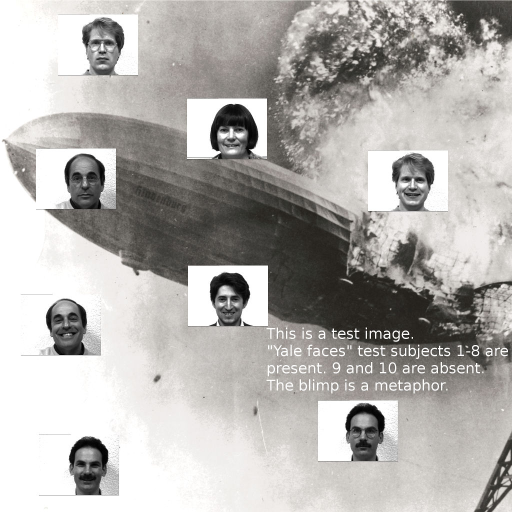
#> input picture data/metaphor.jpg, 1024 x 1024 px (shown at 1/2 size)
$ python crop_images.py data out   (older library calls are emulated)
#> lines starting #> are read from the running program, lines starting #| are printed output that depends on the picture
### fidentify/detector.py
"""Detect and align faces."""

import numpy as np
import cv2

from fidentify.utils import data_path, rgb2grey, crop


"""
The basic structure is based on the github project : https://github.com/roblourens/facealign
All ratio and threshold value refer to paper "New “golden” ratios for facial beauty"

"""
EYEPAIR_RATIO = 2
EYE_MIN_DISTANCE = .35
EYE_MAX_DISTANCE = .5
EYE_MAX_SIZE_DIFFERENCE = 2
EYEPAIR_WIDTH_TO_EYE_WIDTH = .6
FACE_WIDTH_TO_EYE_WIDTH = .4
# Extra pixels to add to input image so that all faces are detected
PAD = 500

# The location of eye on the image
EYE_RATIO_WIDTH = .5
EYE_RATIO_HEIGHT = .3


class FacePipe:
    """FacePipe®: Images Go In, Faces Come Out™"""

    def __init__(self):
        self.face_cascade = cv2.CascadeClassifier(
            data_path('haarcascade_frontalface_default.xml'))
        self.eye_cascade = cv2.CascadeClassifier(
            data_path('haarcascade_eye.xml'))
        self.eye_pair_cascade = cv2.CascadeClassifier(
            data_path('haarcascade_mcs_eyepair_big.xml'))
        self.left_eye_cascade = cv2.CascadeClassifier(
            data_path('haarcascade_lefteye_2splits.xml'))
        self.right_eye_cascade = cv2.CascadeClassifier(
            data_path('haarcascade_righteye_2splits.xml'))
        self.mouth_cascade = cv2.CascadeClassifier(
            data_path('haarcascade_mcs_mouth.xml'))
        self.nose_cascade = cv2.CascadeClassifier(
            data_path('haarcascade_mcs_nose.xml'))

    def enumerate_faces(self, img, resize_wh=128):
        # Padding the image
        img = cv2.copyMakeBorder(
            img, PAD, PAD, PAD, PAD, cv2.BORDER_CONSTANT, value=255)
        grey = rgb2grey(img)

        # Larger faces has higher priority to solve the problem one person
        # detected as two or more faces
        faces = self.face_cascade.detectMultiScale(grey, 1.3, 5)
        faces = sorted(faces, key=lambda tup: tup[2], reverse=True)

        for face in faces:
            aligned_face = self.face_align(grey, face)
            aligned_face = cv2.bilateralFilter(aligned_face, 0, 5, 2)
            equaliser = cv2.createCLAHE(clipLimit=1.5)
            aligned_face = equaliser.apply(aligned_face)
            resized_aligned_face = cv2.resize(
                aligned_face, (resize_wh, resize_wh),
                interpolation=cv2.INTER_CUBIC)
            # remove the PAD pixels we put in around the main image so
            # coordinates are right
            unpad_face = (face[0] - PAD, face[1] - PAD, face[2], face[3])

            # give back position (for plotting) and cropped image
            yield unpad_face, resized_aligned_face

    def face_align(self, img, face):

        image_width = np.size(img, 1)
        image_height = np.size(img, 0)
        (x, y, w, h) = face

        # Get Target eye width
        # EYEW_TARGET_RATIO = .25
        EYEW_TARGET_RATIO = .25
        EYEW_TARGET = h * EYEW_TARGET_RATIO

        # Get target mouth and eye height
        MOUTH_EYE_TARGET_RATIO = .19
        MOUTH_EYE_TARGET = h * MOUTH_EYE_TARGET_RATIO

        # Get target nose and eye height
        NOSE_EYE_TARGET_RATIO = .12
        NOSE_EYE_TARGET = h * NOSE_EYE_TARGET_RATIO

        grey = rgb2grey(img)
        roi_grey = crop(grey, x, y, w, h)

        eye_pair = self._getEyePair(roi_grey)
        lEye, rEye = self._getEyes(roi_grey, face, eye_pair)
        mouth = self._getMouth(roi_grey)
        nose = self._getNose(roi_grey)

        # cv2.rectangle(img, (x, y), (x + w, y + h), (255, 0, 0), 2)


        # If two eyes are detected

        if lEye is not None and rEye is not None:
            eyeAngle = np.degrees(
                np.arctan((rEye.center[1] - lEye.center[1]) / (rEye.center[
                    0] - lEye.center[0])))
            mid_eye = np.mean([lEye.center, rEye.center], axis=0)
            eye_width = np.linalg.norm(lEye.center - rEye.center)

        # if not two eyes are detected
        else:
            eyeAngle = 0
            if eye_pair is not None:
                mid_eye = eye_pair.center
                eye_width = eye_pair.w * EYEPAIR_WIDTH_TO_EYE_WIDTH
            else:
                mid_eye = np.array([w * EYE_RATIO_WIDTH, h * EYE_RATIO_HEIGHT])
                eye_width = w * FACE_WIDTH_TO_EYE_WIDTH

        # Convert relative coordinate to absolute coordinate
        mid_eye_x = mid_eye[0] + x
        mid_eye_y = mid_eye[1] + y

        mouth_eye_dist = 0

        if mouth is not None:
            mouth_eye_dist = np.linalg.norm(mouth.center - mid_eye)

        nose_eye_dist = 0
        if nose is not None:
            nose_eye_dist = np.linalg.norm(nose.center - mid_eye)

        # Get the maximal width and height based on the eyewidth,
        # mouth_eye_distance and nose_eye_distance
        new_w = max(
            int((eye_width / EYEW_TARGET) * w),
            int((mouth_eye_dist / MOUTH_EYE_TARGET) * w),
            int((nose_eye_dist / NOSE_EYE_TARGET) * w))
        new_h = max(
            int((eye_width / EYEW_TARGET) * h),
            int((mouth_eye_dist / MOUTH_EYE_TARGET) * h),
            int((nose_eye_dist / NOSE_EYE_TARGET) * h))

        # Get homography matrix
        pts_src = np.array([[x, y], [x + w, y], [x, y + h], [x + w, y + h]])
        pts_dst = np.array([[
            mid_eye_x - new_w * EYE_RATIO_WIDTH,
            mid_eye_y - new_h * EYE_RATIO_HEIGHT
        ], [
            mid_eye_x + new_w * (1 - EYE_RATIO_WIDTH),
            mid_eye_y - new_h * EYE_RATIO_HEIGHT
        ], [
            mid_eye_x - new_w * EYE_RATIO_WIDTH,
            mid_eye_y + new_h * (1 - EYE_RATIO_HEIGHT)
        ], [
            mid_eye_x + new_w * (1 - EYE_RATIO_WIDTH),
            mid_eye_y + new_h * (1 - EYE_RATIO_HEIGHT)
        ]])

        homo, status = cv2.findHomography(pts_src, pts_dst)
        img = cv2.warpPerspective(img, homo, (image_width, image_height))

        # Rotation
        if eyeAngle != 0:
            rotMatrix = cv2.getRotationMatrix2D((mid_eye_x, mid_eye_y),
                                                eyeAngle, 1)
            img = cv2.warpAffine(img, rotMatrix, (image_width, image_height))

        return crop(img,
                    int(mid_eye_x - new_w * EYE_RATIO_WIDTH),
                    int(mid_eye_y - new_h * EYE_RATIO_HEIGHT), new_w, new_h)

    def _getNose(self, roi_grey):
        noses = to_rects(self.nose_cascade.detectMultiScale(roi_grey))

        if not noses:
            return None
        else:
            # Find the largest pair
            largest = max(noses, key=lambda e: e.a)

        return largest

    def _getMouth(self, roi_grey):
        mouths = to_rects(self.mouth_cascade.detectMultiScale(roi_grey))
        if not mouths:
            return None
        else:
            # Find the largest pair
            largest = max(mouths, key=lambda e: e.a)

        return largest

    def _getEyePair(self, roi_grey):
        # Convert every eyepairs to Rect Class
        eyepairs = to_rects(self.eye_pair_cascade.detectMultiScale(roi_grey))

        if not eyepairs:
            return None

        # Find the largest eyepair
        largest = max(eyepairs, key=lambda e: e.a)

        if largest.w / largest.h < EYEPAIR_RATIO:
            return None
        else:
            return largest

    def _getEyes(self, roi_grey, face, eyepair):

        # Convert all left eyes and right eyes to Rect Class
        lEyes = to_rects(self.left_eye_cascade.detectMultiScale(roi_grey))
        rEyes = to_rects(self.right_eye_cascade.detectMultiScale(roi_grey))

        if len(lEyes) == 0 or len(rEyes) == 0:
            return (None, None)

        # Filter eye results by having centers in the correct half of the
        # eyepair
        if eyepair:
            rightEyepair, leftEyepair = eyepair.vsplit()

            lEyes = list(
                filter(lambda e: leftEyepair.contains(e.center), lEyes))
            rEyes = list(
                filter(lambda e: rightEyepair.contains(e.center), rEyes))

        if len(lEyes) == 0 or len(rEyes) == 0:
            return (None, None)

        lEye = max(lEyes, key=lambda e: e.a)
        rEye = max(rEyes, key=lambda e: e.a)

        # Throw out the eyes if they are too close
        eyeDist = np.linalg.norm(lEye.center - rEye.center)
        minEyeDist = EYE_MIN_DISTANCE * face[2]
        if eyeDist < minEyeDist:
            return (None, None)

        # Throw out the eyes if they are too far
        maxEyeDist = EYE_MAX_DISTANCE * face[2]
        if eyeDist > maxEyeDist:
            return (None, None)

        # Throw out the eyes if they differ in size too much
        eyeSizeDiff = max(lEye.a, rEye.a) / min(lEye.a, rEye.a)
        if eyeSizeDiff >= EYE_MAX_SIZE_DIFFERENCE:
            return (None, None)

        return (lEye, rEye)


"""
Class structure are copied from https://github.com/roblourens/facealign

"""


class Rect:
    def __init__(self, xywh):
        self.x, self.y, self.w, self.h = xywh
        self.a = self.w * self.h
        self.center = np.array([self.x + self.w / 2.0, self.y + self.h / 2.0])

    def contains(self, p):
        px, py = p
        return self.x <= px <= self.x + self.w and \
            self.y <= py <= self.y + self.h

    def vsplit(self):
        lRect = Rect((self.x, self.y, self.w / 2.0, self.h))
        rRect = Rect((self.center[0], self.y, self.w / 2.0, self.h))
        return lRect, rRect


def to_rects(cvResults):
    return [Rect(result) for result in cvResults]

### fidentify/utils.py
"""Miscellaneous code, not specific to any one component."""

import os

import numpy as np
from scipy.misc import imresize


# [12 lines left out: function im2double, not called in this run]


def rgb2grey(img):
    """Converts H*W*3 RGB image to H*W greyscale one."""
    assert 2 <= img.ndim <= 3, "Image must be 2D (grey) or 3D (RGB)"
    if img.ndim == 2:
        return img
    # convert from RGB to grey (luminance) using ITU BT.709 formula
    rgb = 0.2126 * img[..., 0] + 0.7152 * img[..., 1] + 0.0722 * img[..., 2]
    # we might have accidentally converted to float, so we convert back
    return rgb.astype(img.dtype)


# [33 lines left out: functions imresize_opt, grey2rgb, gaussian_kld, gaussian_kld_pseudometric, not called in this run]


def get_paths(root_dir, allowed_exts={'.png', '.jpg', '.gif'}):
    """Recursively walk root_dir to find paths to all files with an allowed
    extension (e.g. to find all images in a directory)."""
    return_paths = []
    for root, dirs, files in os.walk(root_dir):
        valid_files = [
            f for f in files if os.path.splitext(f)[1].lower() in allowed_exts
        ]
        return_paths.extend([os.path.join(root, f) for f in valid_files])
    return return_paths


def clamp01(arr):
    """Clamp values to [0, 1]"""
    return np.minimum(np.maximum(arr, 0), 1)


def crop(image, x, y, w, h, pad_mode='edge'):
    """Crop image to box, padding with some sane method"""
    image = np.asarray(image)
    assert 2 <= image.ndim <= 3, "Image must have HxW dims or HxWxC dims"
    assert h > 0 and w > 0, "Can't crop down to nothing"

    # figure out which part of image we need to keep
    im_h, im_w = image.shape[:2]
    x_start = max(x, 0)
    # "stop" means "final included position, plus one"
    x_stop = min(x + w, im_w)
    y_start = max(y, 0)
    y_stop = min(y + h, im_h)

    # check if out of bounds (will result in crop of size zero)
    oob_y = y_stop <= 0 or y_start >= im_h
    oob_x = x_stop <= 0 or x_start >= im_w
    if oob_y or oob_x:
        # return mean pixel if it is out of bounds
        mean_px = np.mean(image, axis=0).mean(axis=0)
        rv = np.broadcast_to(
            mean_px[None, None, ...], (h, w) + image.shape[2:], subok=True)
    else:
        crop = image[y_start:y_stop, x_start:x_stop]
        # pad the array in each direction
        pre_y = y_start - y
        post_y = y + h - y_stop
        pre_x = x_start - x
        post_x = x + w - x_stop
        pads = [(pre_y, post_y), (pre_x, post_x)]
        if image.ndim > 2:
            pads.append((0, 0))
        rv = np.pad(crop, pads, pad_mode)

    # basic shape sanity checks
    assert rv.ndim == image.ndim, rv.shape
    assert rv.shape[:2] == (h, w), rv.shape
    assert rv.shape[2:] == image.shape[2:], rv.shape

    return rv


def path_from_root(root, relpath):
    """Resolve a path relative to root without going above it (avoids directory
    traversal)."""
    real_root = os.path.abspath(root) + os.path.sep
    out_path = os.path.abspath(os.path.join(real_root, relpath))
    if not out_path.startswith(real_root):
        raise ValueError('Path "%s" is above root "%s"!' % (relpath, root))
    return out_path


def data_path(filename=None):
    """Return path to data directory (it's one level above the fidentify/
    directory that this file is stored in). Can append a relative filename to
    it for convenience (e.g. data_path() -> '/path/to/data', data_path('foo')
    -> '/path/to/data/foo')."""
    this_dir = os.path.dirname(os.path.abspath(__file__))
    data_dir = os.path.abspath(os.path.join(this_dir, '../data/'))
    if filename is None:
        return data_dir
    return path_from_root(data_dir, filename)

### crop_images.py
#!/usr/bin/env python3
"""Crops all images in a directory of face images so that faces are of the
appropriate size and location, and in greyscale."""

import argparse
import os

from scipy.misc import imread, imsave, imresize

from fidentify.detector import FacePipe
from fidentify.utils import get_paths, rgb2grey

parser = argparse.ArgumentParser()
parser.add_argument('input_dir', help='directory containing input images')
parser.add_argument('output_dir', help='directory to put processed images in')
parser.add_argument(
    '--size', default=128, type=int, help='output width/height')

if __name__ == '__main__':
    args = parser.parse_args()
    print('Reading images from %s, writing images to %s' %
          (args.input_dir, args.output_dir))
    try:
        os.makedirs(args.output_dir)
    except FileExistsError:
        pass
    input_dir = os.path.abspath(args.input_dir)
    image_paths = get_paths(input_dir)
    pipe = FacePipe()
    for num, input_path in enumerate(image_paths, start=1):
        filename = os.path.basename(input_path)
        input_path_dirname = os.path.dirname(input_path)
        subdir = input_path_dirname[len(input_dir):]
        subdir = subdir.lstrip(os.path.sep)
        output_subdir = os.path.join(args.output_dir, subdir)
        os.makedirs(output_subdir, exist_ok=True)
        output_path = os.path.join(output_subdir, filename)
        print('\n%d. Processing "%s", storing in "%s"' %
              (num, input_path, output_path))
        im = imread(input_path)
#> im is the input picture: shape (1024, 1024, 3); mean R, G, B 179.1, 176.7, 173.6
        faces = list(pipe.enumerate_faces(im, args.size))
#> faces = 8 items
        if len(faces) == 0:
            print("Didn't detect any faces (!); not cropping at all")
            # this will stretch faces sometimes
            out_im = imresize(im, (args.size, args.size))
        else:
            if len(faces) > 1:
                print('Got %d faces; using the first only' % len(faces))
#| Got 8 faces; using the first only
            _, out_im = faces[0]
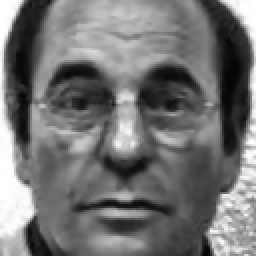
#> out_im: shape (128, 128) (shown 2 times larger); min 3, max 255, mean 115.1
        out_im = rgb2grey(out_im)
        imsave(output_path, out_im)
